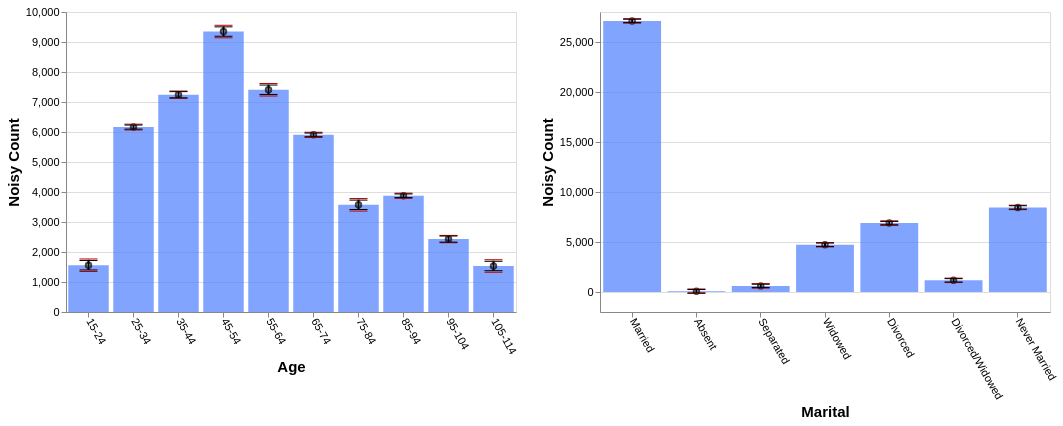

This figure's Vega-Lite source:
### Vega-Lite specification from a JSON file in a GitHub repository (floating-point values rounded to 4 significant figures)
{"config": {"view": {"continuousWidth": 400, "continuousHeight": 300}, "axis": {"labelFontSize": 11, "titleFontSize": 15}, "axisBottom": {"labelAngle": 60}}, "hconcat": [{"layer": [{"mark": "bar", "encoding": {"color": {"value": "transparent"}, "tooltip": [{"aggregate": "sum", "field": "noisy_count", "title": "noisy count", "type": "quantitative"}, {"aggregate": "sum", "field": "noisy_count_prev", "title": "prev count", "type": "quantitative"}, {"aggregate": "sum", "field": "error", "title": "current error", "type": "quantitative"}, {"aggregate": "sum", "field": "error_prev", "title": "prev error", "type": "quantitative"}], "x": {"field": "age", "sort": null, "title": "Age", "type": "ordinal"}}, "height": 300, "selection": {"selector647": {"type": "interval", "encodings": ["x"]}}, "transform": [{"filter": {"selection": "selector648"}}], "width": 450}, {"mark": {"type": "bar", "color": "gray", "opacity": 0}, "encoding": {"x": {"field": "age", "sort": null, "title": "Age", "type": "ordinal"}, "y": {"aggregate": "sum", "field": "noisy_count_prev", "type": "quantitative"}}, "transform": [{"filter": {"selection": "selector648"}}]}, {"mark": {"type": "bar", "color": "#4C7FFF", "opacity": 0.7}, "encoding": {"x": {"field": "age", "sort": null, "title": "Age", "type": "ordinal"}, "y": {"aggregate": "sum", "field": "noisy_count", "type": "quantitative"}}, "transform": [{"filter": {"selection": "selector648"}}]}, {"mark": {"type": "point", "color": "black", "opacity": 0.7}, "encoding": {"x": {"field": "age", "sort": null, "title": "Age", "type": "ordinal"}, "y": {"aggregate": "sum", "field": "noisy_count", "title": "Noisy Count", "type": "quantitative"}}, "transform": [{"filter": {"selection": "selector648"}}]}, {"mark": {"type": "rule", "color": "#B6B6B6", "size": 2, "strokeDash": [3, 3]}, "encoding": {"x": {"field": "age", "sort": null, "title": "Age", "type": "ordinal"}, "y": {"aggregate": "sum", "field": "plus_error_prev_age", "title": "", "type": "quantitative"}, "y2": {"aggregate": "sum", "field": "minus_error_prev_age", "title": ""}}, "transform": [{"filter": {"selection": "selector648"}}]}, {"mark": {"type": "tick", "color": "#B90000", "size": 0, "strokeDash": [1, 1]}, "encoding": {"x": {"field": "age", "sort": null, "title": "Age", "type": "ordinal"}, "y": {"aggregate": "sum", "field": "plus_error_prev_age", "type": "quantitative"}}, "transform": [{"filter": {"selection": "selector648"}}]}, {"mark": {"type": "tick", "color": "#B90000", "size": 0, "strokeDash": [3, 1]}, "encoding": {"x": {"field": "age", "sort": null, "title": "Age", "type": "ordinal"}, "y": {"aggregate": "sum", "field": "minus_error_prev_age", "type": "quantitative"}}, "transform": [{"filter": {"selection": "selector648"}}]}, {"mark": {"type": "rule", "color": "black", "size": 2}, "encoding": {"x": {"field": "age", "sort": null, "title": "Age", "type": "ordinal"}, "y": {"aggregate": "sum", "field": "plus_error", "title": "", "type": "quantitative"}, "y2": {"aggregate": "sum", "field": "minus_error", "title": ""}}, "transform": [{"filter": {"selection": "selector648"}}]}, {"mark": {"type": "tick", "color": "black", "width": 0}, "encoding": {"x": {"field": "age", "sort": null, "title": "Age", "type": "ordinal"}, "y": {"aggregate": "sum", "field": "plus_error", "type": "quantitative"}}, "transform": [{"filter": {"selection": "selector648"}}]}, {"mark": {"type": "tick", "color": "black", "width": 0}, "encoding": {"x": {"field": "age", "sort": null, "title": "Age", "type": "ordinal"}, "y": {"aggregate": "sum", "field": "minus_error", "type": "quantitative"}}, "transform": [{"filter": {"selection": "selector648"}}]}]}, {"layer": [{"mark": "bar", "encoding": {"color": {"value": "transparent"}, "tooltip": [{"aggregate": "sum", "field": "noisy_count", "title": "noisy count", "type": "quantitative"}, {"aggregate": "sum", "field": "noisy_count_prev", "title": "prev count", "type": "quantitative"}, {"aggregate": "sum", "field": "error", "title": "current error", "type": "quantitative"}, {"aggregate": "sum", "field": "error_prev", "title": "prev error", "type": "quantitative"}], "x": {"field": "marital", "sort": null, "title": "Marital", "type": "ordinal"}}, "height": 300, "selection": {"selector648": {"type": "interval", "encodings": ["x"]}}, "transform": [{"filter": {"selection": "selector647"}}], "width": 450}, {"mark": {"type": "bar", "color": "gray", "opacity": 0}, "encoding": {"x": {"field": "marital", "sort": null, "title": "Marital", "type": "ordinal"}, "y": {"aggregate": "sum", "field": "noisy_count_prev", "type": "quantitative"}}, "transform": [{"filter": {"selection": "selector647"}}]}, {"mark": {"type": "bar", "color": "#4C7FFF", "opacity": 0.7}, "encoding": {"x": {"field": "marital", "sort": null, "title": "Marital", "type": "ordinal"}, "y": {"aggregate": "sum", "field": "noisy_count", "type": "quantitative"}}, "transform": [{"filter": {"selection": "selector647"}}]}, {"mark": {"type": "point", "color": "black", "opacity": 0.7}, "encoding": {"x": {"field": "marital", "sort": null, "title": "Marital", "type": "ordinal"}, "y": {"aggregate": "sum", "field": "noisy_count", "title": "Noisy Count", "type": "quantitative"}}, "transform": [{"filter": {"selection": "selector647"}}]}, {"mark": {"type": "rule", "color": "#B6B6B6", "size": 2, "strokeDash": [3, 3]}, "encoding": {"x": {"field": "marital", "sort": null, "title": "Marital", "type": "ordinal"}, "y": {"aggregate": "sum", "field": "plus_error_prev_marital", "title": "", "type": "quantitative"}, "y2": {"aggregate": "sum", "field": "minus_error_prev_marital", "title": ""}}, "transform": [{"filter": {"selection": "selector647"}}]}, {"mark": {"type": "tick", "color": "#B90000", "size": 0, "strokeDash": [1, 1]}, "encoding": {"x": {"field": "marital", "sort": null, "title": "Marital", "type": "ordinal"}, "y": {"aggregate": "sum", "field": "plus_error_prev_marital", "type": "quantitative"}}, "transform": [{"filter": {"selection": "selector647"}}]}, {"mark": {"type": "tick", "color": "#B90000", "size": 0, "strokeDash": [3, 1]}, "encoding": {"x": {"field": "marital", "sort": null, "title": "Marital", "type": "ordinal"}, "y": {"aggregate": "sum", "field": "minus_error_prev_marital", "type": "quantitative"}}, "transform": [{"filter": {"selection": "selector647"}}]}, {"mark": {"type": "rule", "color": "black", "size": 2}, "encoding": {"x": {"field": "marital", "sort": null, "title": "Marital", "type": "ordinal"}, "y": {"aggregate": "sum", "field": "plus_error", "title": "", "type": "quantitative"}, "y2": {"aggregate": "sum", "field": "minus_error", "title": ""}}, "transform": [{"filter": {"selection": "selector647"}}]}, {"mark": {"type": "tick", "color": "black", "width": 0}, "encoding": {"x": {"field": "marital", "sort": null, "title": "Marital", "type": "ordinal"}, "y": {"aggregate": "sum", "field": "plus_error", "type": "quantitative"}}, "transform": [{"filter": {"selection": "selector647"}}]}, {"mark": {"type": "tick", "color": "black", "width": 0}, "encoding": {"x": {"field": "marital", "sort": null, "title": "Marital", "type": "ordinal"}, "y": {"aggregate": "sum", "field": "minus_error", "type": "quantitative"}}, "transform": [{"filter": {"selection": "selector647"}}]}]}], "data": {"name": "data-e8be103cd24810bd939ff7fc828c54bb"}, "$schema": "https://vega.github.io/schema/vega-lite/v4.17.0.json", "datasets": {"data-e8be103cd24810bd939ff7fc828c54bb": [{"age": "15-24", "marital": "Married", "noisy_count": 302.7, "true_count": 295.0, "plus_error": 325.1, "minus_error": 280.4, "error": 22.4, "noisy_count_prev": 307.4, "true_count_prev": 295.0, "plus_error_prev": 337.2, "minus_error_prev": 277.6, "error_prev": 29.8, "plus_error_prev_age": 338.8, "minus_error_prev_age": 279.2, "plus_error_prev_marital": 338.5, "minus_error_prev_marital": 278.9}, {"age": "15-24", "marital": "Absent", "noisy_count": 5.9, "true_count": 13.0, "plus_error": 28.2, "minus_error": -16.5, "error": 22.4, "noisy_count_prev": -0.9, "true_count_prev": 13.0, "plus_error_prev": 28.9, "minus_error_prev": -30.7, "error_prev": 29.8, "plus_error_prev_age": 30.54, "minus_error_prev_age": -29.06, "plus_error_prev_marital": 29.87, "minus_error_prev_marital": -29.73}, {"age": "15-24", "marital": "Separated", "noisy_count": 4.6, "true_count": 18.0, "plus_error": 27.0, "minus_error": -17.7, "error": 22.4, "noisy_count_prev": 2.5, "true_count_prev": 18.0, "plus_error_prev": 32.3, "minus_error_prev": -27.3, "error_prev": 29.8, "plus_error_prev_age": 33.94, "minus_error_prev_age": -25.66, "plus_error_prev_marital": 33.58, "minus_error_prev_marital": -26.02}, {"age": "15-24", "marital": "Widowed", "noisy_count": 5.2, "true_count": 2.0, "plus_error": 27.5, "minus_error": -17.2, "error": 22.4, "noisy_count_prev": 27.4, "true_count_prev": 2.0, "plus_error_prev": 57.2, "minus_error_prev": -2.4, "error_prev": 29.8, "plus_error_prev_age": 58.84, "minus_error_prev_age": -0.7571, "plus_error_prev_marital": 54.05, "minus_error_prev_marital": -5.55}, {"age": "15-24", "marital": "Divorced", "noisy_count": 116.6, "true_count": 22.0, "plus_error": 139.0, "minus_error": 94.2, "error": 22.4, "noisy_count_prev": 101.4, "true_count_prev": 22.0, "plus_error_prev": 131.2, "minus_error_prev": 71.6, "error_prev": 29.8, "plus_error_prev_age": 132.8, "minus_error_prev_age": 73.24, "plus_error_prev_marital": 127.1, "minus_error_prev_marital": 67.5}, {"age": "15-24", "marital": "Divorced/Widowed", "noisy_count": -37.0, "true_count": 16.0, "plus_error": -14.6, "minus_error": -59.4, "error": 22.4, "noisy_count_prev": -37.9, "true_count_prev": 16.0, "plus_error_prev": -8.1, "minus_error_prev": -67.7, "error_prev": 29.8, "plus_error_prev_age": -6.457, "minus_error_prev_age": -66.06, "plus_error_prev_marital": -15.18, "minus_error_prev_marital": -74.78}, {"age": "15-24", "marital": "Never Married", "noisy_count": 1161.0, "true_count": 1190.0, "plus_error": 1183.0, "minus_error": 1138.0, "error": 22.4, "noisy_count_prev": 1147.0, "true_count_prev": 1190.0, "plus_error_prev": 1177.0, "minus_error_prev": 1117.0, "error_prev": 29.8, "plus_error_prev_age": 1179.0, "minus_error_prev_age": 1119.0, "plus_error_prev_marital": 1177.0, "minus_error_prev_marital": 1117.0}, {"age": "25-34", "marital": "Married", "noisy_count": 2768.0, "true_count": 2764.0, "plus_error": 2777.0, "minus_error": 2758.0, "error": 9.7, "noisy_count_prev": 2771.0, "true_count_prev": 2764.0, "plus_error_prev": 2785.0, "minus_error_prev": 2757.0, "error_prev": 13.8, "plus_error_prev_age": 2784.0, "minus_error_prev_age": 2756.0, "plus_error_prev_marital": 2786.0, "minus_error_prev_marital": 2759.0}, {"age": "25-34", "marital": "Absent", "noisy_count": 8.0, "true_count": 33.0, "plus_error": 17.7, "minus_error": -1.7, "error": 9.7, "noisy_count_prev": 7.4, "true_count_prev": 33.0, "plus_error_prev": 21.2, "minus_error_prev": -6.4, "error_prev": 13.8, "plus_error_prev_age": 19.99, "minus_error_prev_age": -7.614, "plus_error_prev_marital": 22.17, "minus_error_prev_marital": -5.43}, {"age": "25-34", "marital": "Separated", "noisy_count": 43.2, "true_count": 77.0, "plus_error": 52.9, "minus_error": 33.5, "error": 9.7, "noisy_count_prev": 43.3, "true_count_prev": 77.0, "plus_error_prev": 57.1, "minus_error_prev": 29.5, "error_prev": 13.8, "plus_error_prev_age": 55.89, "minus_error_prev_age": 28.29, "plus_error_prev_marital": 58.38, "minus_error_prev_marital": 30.78}, {"age": "25-34", "marital": "Widowed", "noisy_count": 32.6, "true_count": 11.0, "plus_error": 42.3, "minus_error": 22.9, "error": 9.7, "noisy_count_prev": 32.0, "true_count_prev": 11.0, "plus_error_prev": 45.8, "minus_error_prev": 18.2, "error_prev": 13.8, "plus_error_prev_age": 44.59, "minus_error_prev_age": 16.99, "plus_error_prev_marital": 42.65, "minus_error_prev_marital": 15.05}, {"age": "25-34", "marital": "Divorced", "noisy_count": 365.3, "true_count": 372.0, "plus_error": 375.0, "minus_error": 355.6, "error": 9.7, "noisy_count_prev": 362.7, "true_count_prev": 372.0, "plus_error_prev": 376.5, "minus_error_prev": 348.9, "error_prev": 13.8, "plus_error_prev_age": 375.3, "minus_error_prev_age": 347.7, "plus_error_prev_marital": 372.4, "minus_error_prev_marital": 344.8}, {"age": "25-34", "marital": "Divorced/Widowed", "noisy_count": 226.4, "true_count": 189.0, "plus_error": 236.1, "minus_error": 216.7, "error": 9.7, "noisy_count_prev": 228.6, "true_count_prev": 189.0, "plus_error_prev": 242.4, "minus_error_prev": 214.8, "error_prev": 13.8, "plus_error_prev_age": 241.2, "minus_error_prev_age": 213.6, "plus_error_prev_marital": 235.3, "minus_error_prev_marital": 207.7}, {"age": "25-34", "marital": "Never Married", "noisy_count": 2721.0, "true_count": 2691.0, "plus_error": 2731.0, "minus_error": 2711.0, "error": 9.7, "noisy_count_prev": 2727.0, "true_count_prev": 2691.0, "plus_error_prev": 2741.0, "minus_error_prev": 2714.0, "error_prev": 13.8, "plus_error_prev_age": 2740.0, "minus_error_prev_age": 2712.0, "plus_error_prev_marital": 2741.0, "minus_error_prev_marital": 2714.0}, {"age": "35-44", "marital": "Married", "noisy_count": 4258.0, "true_count": 4273.0, "plus_error": 4272.0, "minus_error": 4243.0, "error": 14.6, "noisy_count_prev": 4255.0, "true_count_prev": 4273.0, "plus_error_prev": 4272.0, "minus_error_prev": 4238.0, "error_prev": 17.4, "plus_error_prev_age": 4270.0, "minus_error_prev_age": 4235.0, "plus_error_prev_marital": 4274.0, "minus_error_prev_marital": 4239.0}, {"age": "35-44", "marital": "Absent", "noisy_count": 58.7, "true_count": 31.0, "plus_error": 73.3, "minus_error": 44.1, "error": 14.6, "noisy_count_prev": 46.9, "true_count_prev": 31.0, "plus_error_prev": 64.3, "minus_error_prev": 29.4, "error_prev": 17.4, "plus_error_prev_age": 62.13, "minus_error_prev_age": 27.23, "plus_error_prev_marital": 65.27, "minus_error_prev_marital": 30.37}, {"age": "35-44", "marital": "Separated", "noisy_count": 154.1, "true_count": 96.0, "plus_error": 168.7, "minus_error": 139.5, "error": 14.6, "noisy_count_prev": 144.6, "true_count_prev": 96.0, "plus_error_prev": 162.0, "minus_error_prev": 127.1, "error_prev": 17.4, "plus_error_prev_age": 159.8, "minus_error_prev_age": 124.9, "plus_error_prev_marital": 163.3, "minus_error_prev_marital": 128.4}, {"age": "35-44", "marital": "Widowed", "noisy_count": -2.5, "true_count": 57.0, "plus_error": 12.1, "minus_error": -17.1, "error": 14.6, "noisy_count_prev": 6.3, "true_count_prev": 57.0, "plus_error_prev": 23.8, "minus_error_prev": -11.1, "error_prev": 17.4, "plus_error_prev_age": 21.63, "minus_error_prev_age": -13.27, "plus_error_prev_marital": 20.65, "minus_error_prev_marital": -14.25}, {"age": "35-44", "marital": "Divorced", "noisy_count": 925.8, "true_count": 905.0, "plus_error": 940.4, "minus_error": 911.2, "error": 14.6, "noisy_count_prev": 928.0, "true_count_prev": 905.0, "plus_error_prev": 945.4, "minus_error_prev": 910.5, "error_prev": 17.4, "plus_error_prev_age": 943.2, "minus_error_prev_age": 908.3, "plus_error_prev_marital": 941.3, "minus_error_prev_marital": 906.4}, {"age": "35-44", "marital": "Divorced/Widowed", "noisy_count": 245.5, "true_count": 286.0, "plus_error": 260.1, "minus_error": 230.9, "error": 14.6, "noisy_count_prev": 251.8, "true_count_prev": 286.0, "plus_error_prev": 269.3, "minus_error_prev": 234.4, "error_prev": 17.4, "plus_error_prev_age": 267.1, "minus_error_prev_age": 232.2, "plus_error_prev_marital": 262.2, "minus_error_prev_marital": 227.3}, {"age": "35-44", "marital": "Never Married", "noisy_count": 1604.0, "true_count": 1684.0, "plus_error": 1618.0, "minus_error": 1589.0, "error": 14.6, "noisy_count_prev": 1626.0, "true_count_prev": 1684.0, "plus_error_prev": 1643.0, "minus_error_prev": 1608.0, "error_prev": 17.4, "plus_error_prev_age": 1641.0, "minus_error_prev_age": 1606.0, "plus_error_prev_marital": 1643.0, "minus_error_prev_marital": 1609.0}, {"age": "45-54", "marital": "Married", "noisy_count": 5474.0, "true_count": 5589.0, "plus_error": 5496.0, "minus_error": 5451.0, "error": 22.4, "noisy_count_prev": 5462.0, "true_count_prev": 5589.0, "plus_error_prev": 5492.0, "minus_error_prev": 5432.0, "error_prev": 29.8, "plus_error_prev_age": 5495.0, "minus_error_prev_age": 5435.0, "plus_error_prev_marital": 5493.0, "minus_error_prev_marital": 5433.0}, {"age": "45-54", "marital": "Absent", "noisy_count": 37.8, "true_count": 27.0, "plus_error": 60.1, "minus_error": 15.4, "error": 22.4, "noisy_count_prev": 25.0, "true_count_prev": 27.0, "plus_error_prev": 54.8, "minus_error_prev": -4.8, "error_prev": 29.8, "plus_error_prev_age": 57.57, "minus_error_prev_age": -2.029, "plus_error_prev_marital": 55.77, "minus_error_prev_marital": -3.83}, {"age": "45-54", "marital": "Separated", "noisy_count": 183.0, "true_count": 156.0, "plus_error": 205.3, "minus_error": 160.6, "error": 22.4, "noisy_count_prev": 172.6, "true_count_prev": 156.0, "plus_error_prev": 202.4, "minus_error_prev": 142.8, "error_prev": 29.8, "plus_error_prev_age": 205.2, "minus_error_prev_age": 145.6, "plus_error_prev_marital": 203.7, "minus_error_prev_marital": 144.1}, {"age": "45-54", "marital": "Widowed", "noisy_count": 102.4, "true_count": 143.0, "plus_error": 124.8, "minus_error": 80.0, "error": 22.4, "noisy_count_prev": 106.1, "true_count_prev": 143.0, "plus_error_prev": 136.0, "minus_error_prev": 76.3, "error_prev": 29.8, "plus_error_prev_age": 138.8, "minus_error_prev_age": 79.07, "plus_error_prev_marital": 132.8, "minus_error_prev_marital": 73.15}, {"age": "45-54", "marital": "Divorced", "noisy_count": 1805.0, "true_count": 1715.0, "plus_error": 1828.0, "minus_error": 1783.0, "error": 22.4, "noisy_count_prev": 1812.0, "true_count_prev": 1715.0, "plus_error_prev": 1842.0, "minus_error_prev": 1782.0, "error_prev": 29.8, "plus_error_prev_age": 1845.0, "minus_error_prev_age": 1785.0, "plus_error_prev_marital": 1838.0, "minus_error_prev_marital": 1778.0}, {"age": "45-54", "marital": "Divorced/Widowed", "noisy_count": 328.6, "true_count": 379.0, "plus_error": 350.9, "minus_error": 306.2, "error": 22.4, "noisy_count_prev": 347.2, "true_count_prev": 379.0, "plus_error_prev": 377.0, "minus_error_prev": 317.4, "error_prev": 29.8, "plus_error_prev_age": 379.8, "minus_error_prev_age": 320.2, "plus_error_prev_marital": 369.9, "minus_error_prev_marital": 310.3}, {"age": "45-54", "marital": "Never Married", "noisy_count": 1418.0, "true_count": 1324.0, "plus_error": 1440.0, "minus_error": 1396.0, "error": 22.4, "noisy_count_prev": 1404.0, "true_count_prev": 1324.0, "plus_error_prev": 1434.0, "minus_error_prev": 1374.0, "error_prev": 29.8, "plus_error_prev_age": 1437.0, "minus_error_prev_age": 1377.0, "plus_error_prev_marital": 1434.0, "minus_error_prev_marital": 1374.0}, {"age": "55-64", "marital": "Married", "noisy_count": 4551.0, "true_count": 4513.0, "plus_error": 4574.0, "minus_error": 4529.0, "error": 22.4, "noisy_count_prev": 4558.0, "true_count_prev": 4513.0, "plus_error_prev": 4588.0, "minus_error_prev": 4528.0, "error_prev": 29.8, "plus_error_prev_age": 4583.0, "minus_error_prev_age": 4523.0, "plus_error_prev_marital": 4589.0, "minus_error_prev_marital": 4530.0}, {"age": "55-64", "marital": "Absent", "noisy_count": 55.5, "true_count": 10.0, "plus_error": 77.9, "minus_error": 33.2, "error": 22.4, "noisy_count_prev": 45.5, "true_count_prev": 10.0, "plus_error_prev": 75.3, "minus_error_prev": 15.7, "error_prev": 29.8, "plus_error_prev_age": 70.37, "minus_error_prev_age": 10.77, "plus_error_prev_marital": 76.27, "minus_error_prev_marital": 16.67}, {"age": "55-64", "marital": "Separated", "noisy_count": 29.0, "true_count": 106.0, "plus_error": 51.4, "minus_error": 6.7, "error": 22.4, "noisy_count_prev": 30.8, "true_count_prev": 106.0, "plus_error_prev": 60.6, "minus_error_prev": 1.0, "error_prev": 29.8, "plus_error_prev_age": 55.67, "minus_error_prev_age": -3.929, "plus_error_prev_marital": 61.88, "minus_error_prev_marital": 2.28}, {"age": "55-64", "marital": "Widowed", "noisy_count": 226.4, "true_count": 210.0, "plus_error": 248.7, "minus_error": 204.0, "error": 22.4, "noisy_count_prev": 226.8, "true_count_prev": 210.0, "plus_error_prev": 256.6, "minus_error_prev": 197.0, "error_prev": 29.8, "plus_error_prev_age": 251.7, "minus_error_prev_age": 192.1, "plus_error_prev_marital": 253.5, "minus_error_prev_marital": 193.8}, {"age": "55-64", "marital": "Divorced", "noisy_count": 1532.0, "true_count": 1509.0, "plus_error": 1554.0, "minus_error": 1510.0, "error": 22.4, "noisy_count_prev": 1541.0, "true_count_prev": 1509.0, "plus_error_prev": 1570.0, "minus_error_prev": 1511.0, "error_prev": 29.8, "plus_error_prev_age": 1566.0, "minus_error_prev_age": 1506.0, "plus_error_prev_marital": 1566.0, "minus_error_prev_marital": 1507.0}, {"age": "55-64", "marital": "Divorced/Widowed", "noisy_count": 291.0, "true_count": 241.0, "plus_error": 313.3, "minus_error": 268.6, "error": 22.4, "noisy_count_prev": 306.2, "true_count_prev": 241.0, "plus_error_prev": 336.1, "minus_error_prev": 276.4, "error_prev": 29.8, "plus_error_prev_age": 331.2, "minus_error_prev_age": 271.5, "plus_error_prev_marital": 329.0, "minus_error_prev_marital": 269.3}, {"age": "55-64", "marital": "Never Married", "noisy_count": 723.8, "true_count": 730.0, "plus_error": 746.2, "minus_error": 701.5, "error": 22.4, "noisy_count_prev": 735.1, "true_count_prev": 730.0, "plus_error_prev": 765.0, "minus_error_prev": 705.3, "error_prev": 29.8, "plus_error_prev_age": 760.1, "minus_error_prev_age": 700.4, "plus_error_prev_marital": 765.0, "minus_error_prev_marital": 705.3}, {"age": "65-74", "marital": "Married", "noisy_count": 3657.0, "true_count": 3666.0, "plus_error": 3666.0, "minus_error": 3649.0, "error": 8.7, "noisy_count_prev": 3661.0, "true_count_prev": 3666.0, "plus_error_prev": 3674.0, "minus_error_prev": 3649.0, "error_prev": 12.4, "plus_error_prev_age": 3673.0, "minus_error_prev_age": 3648.0, "plus_error_prev_marital": 3675.0, "minus_error_prev_marital": 3650.0}, {"age": "65-74", "marital": "Absent", "noisy_count": 46.2, "true_count": 1.0, "plus_error": 54.9, "minus_error": 37.5, "error": 8.7, "noisy_count_prev": 47.6, "true_count_prev": 1.0, "plus_error_prev": 60.0, "minus_error_prev": 35.2, "error_prev": 12.4, "plus_error_prev_age": 59.69, "minus_error_prev_age": 34.89, "plus_error_prev_marital": 60.97, "minus_error_prev_marital": 36.17}, {"age": "65-74", "marital": "Separated", "noisy_count": 57.9, "true_count": 84.0, "plus_error": 66.5, "minus_error": 49.2, "error": 8.7, "noisy_count_prev": 54.0, "true_count_prev": 84.0, "plus_error_prev": 66.5, "minus_error_prev": 41.6, "error_prev": 12.4, "plus_error_prev_age": 66.19, "minus_error_prev_age": 41.29, "plus_error_prev_marital": 67.78, "minus_error_prev_marital": 42.88}, {"age": "65-74", "marital": "Widowed", "noisy_count": 425.7, "true_count": 406.0, "plus_error": 434.4, "minus_error": 417.0, "error": 8.7, "noisy_count_prev": 422.6, "true_count_prev": 406.0, "plus_error_prev": 435.0, "minus_error_prev": 410.2, "error_prev": 12.4, "plus_error_prev_age": 434.7, "minus_error_prev_age": 409.9, "plus_error_prev_marital": 431.9, "minus_error_prev_marital": 407.1}, {"age": "65-74", "marital": "Divorced", "noisy_count": 1181.0, "true_count": 1161.0, "plus_error": 1190.0, "minus_error": 1172.0, "error": 8.7, "noisy_count_prev": 1181.0, "true_count_prev": 1161.0, "plus_error_prev": 1194.0, "minus_error_prev": 1169.0, "error_prev": 12.4, "plus_error_prev_age": 1193.0, "minus_error_prev_age": 1169.0, "plus_error_prev_marital": 1190.0, "minus_error_prev_marital": 1165.0}, {"age": "65-74", "marital": "Divorced/Widowed", "noisy_count": 128.2, "true_count": 150.0, "plus_error": 136.9, "minus_error": 119.5, "error": 8.7, "noisy_count_prev": 129.5, "true_count_prev": 150.0, "plus_error_prev": 141.9, "minus_error_prev": 117.1, "error_prev": 12.4, "plus_error_prev_age": 141.6, "minus_error_prev_age": 116.8, "plus_error_prev_marital": 134.8, "minus_error_prev_marital": 110.0}, {"age": "65-74", "marital": "Never Married", "noisy_count": 408.5, "true_count": 399.0, "plus_error": 417.2, "minus_error": 399.8, "error": 8.7, "noisy_count_prev": 410.7, "true_count_prev": 399.0, "plus_error_prev": 423.1, "minus_error_prev": 398.3, "error_prev": 12.4, "plus_error_prev_age": 422.8, "minus_error_prev_age": 398.0, "plus_error_prev_marital": 423.1, "minus_error_prev_marital": 398.3}, {"age": "75-84", "marital": "Married", "noisy_count": 2373.0, "true_count": 2360.0, "plus_error": 2395.0, "minus_error": 2350.0, "error": 22.4, "noisy_count_prev": 2364.0, "true_count_prev": 2360.0, "plus_error_prev": 2394.0, "minus_error_prev": 2334.0, "error_prev": 29.8, "plus_error_prev_age": 2391.0, "minus_error_prev_age": 2331.0, "plus_error_prev_marital": 2395.0, "minus_error_prev_marital": 2335.0}, {"age": "75-84", "marital": "Absent", "noisy_count": -4.8, "true_count": 2.0, "plus_error": 17.6, "minus_error": -27.1, "error": 22.4, "noisy_count_prev": 6.0, "true_count_prev": 2.0, "plus_error_prev": 35.8, "minus_error_prev": -23.8, "error_prev": 29.8, "plus_error_prev_age": 33.16, "minus_error_prev_age": -26.44, "plus_error_prev_marital": 36.77, "minus_error_prev_marital": -22.83}, {"age": "75-84", "marital": "Separated", "noisy_count": -63.3, "true_count": 56.0, "plus_error": -41.0, "minus_error": -85.7, "error": 22.4, "noisy_count_prev": -67.5, "true_count_prev": 56.0, "plus_error_prev": -37.7, "minus_error_prev": -97.4, "error_prev": 29.8, "plus_error_prev_age": -40.34, "minus_error_prev_age": -100.0, "plus_error_prev_marital": -36.42, "minus_error_prev_marital": -96.12}, {"age": "75-84", "marital": "Widowed", "noisy_count": 638.9, "true_count": 638.0, "plus_error": 661.3, "minus_error": 616.6, "error": 22.4, "noisy_count_prev": 639.3, "true_count_prev": 638.0, "plus_error_prev": 669.1, "minus_error_prev": 609.5, "error_prev": 29.8, "plus_error_prev_age": 666.5, "minus_error_prev_age": 606.9, "plus_error_prev_marital": 666.0, "minus_error_prev_marital": 606.4}, {"age": "75-84", "marital": "Divorced", "noisy_count": 434.9, "true_count": 592.0, "plus_error": 457.3, "minus_error": 412.5, "error": 22.4, "noisy_count_prev": 460.3, "true_count_prev": 592.0, "plus_error_prev": 490.1, "minus_error_prev": 430.5, "error_prev": 29.8, "plus_error_prev_age": 487.5, "minus_error_prev_age": 427.9, "plus_error_prev_marital": 486.0, "minus_error_prev_marital": 426.4}, {"age": "75-84", "marital": "Divorced/Widowed", "noisy_count": 56.3, "true_count": 72.0, "plus_error": 78.6, "minus_error": 33.9, "error": 22.4, "noisy_count_prev": 63.6, "true_count_prev": 72.0, "plus_error_prev": 93.4, "minus_error_prev": 33.8, "error_prev": 29.8, "plus_error_prev_age": 90.76, "minus_error_prev_age": 31.16, "plus_error_prev_marital": 86.32, "minus_error_prev_marital": 26.72}, {"age": "75-84", "marital": "Never Married", "noisy_count": 138.6, "true_count": 189.0, "plus_error": 161.0, "minus_error": 116.3, "error": 22.4, "noisy_count_prev": 126.3, "true_count_prev": 189.0, "plus_error_prev": 156.1, "minus_error_prev": 96.4, "error_prev": 29.8, "plus_error_prev_age": 153.5, "minus_error_prev_age": 93.76, "plus_error_prev_marital": 156.1, "minus_error_prev_marital": 96.42}, {"age": "85-94", "marital": "Married", "noisy_count": 2141.0, "true_count": 2152.0, "plus_error": 2150.0, "minus_error": 2132.0, "error": 8.6, "noisy_count_prev": 2145.0, "true_count_prev": 2152.0, "plus_error_prev": 2157.0, "minus_error_prev": 2132.0, "error_prev": 12.3, "plus_error_prev_age": 2158.0, "minus_error_prev_age": 2133.0, "plus_error_prev_marital": 2158.0, "minus_error_prev_marital": 2134.0}, {"age": "85-94", "marital": "Absent", "noisy_count": -15.5, "true_count": 0.0, "plus_error": -7.0, "minus_error": -24.1, "error": 8.6, "noisy_count_prev": -20.7, "true_count_prev": 0.0, "plus_error_prev": -8.4, "minus_error_prev": -33.0, "error_prev": 12.3, "plus_error_prev_age": -7.857, "minus_error_prev_age": -32.46, "plus_error_prev_marital": -7.43, "minus_error_prev_marital": -32.03}, {"age": "85-94", "marital": "Separated", "noisy_count": 55.1, "true_count": 52.0, "plus_error": 63.7, "minus_error": 46.6, "error": 8.6, "noisy_count_prev": 50.3, "true_count_prev": 52.0, "plus_error_prev": 62.6, "minus_error_prev": 38.0, "error_prev": 12.3, "plus_error_prev_age": 63.14, "minus_error_prev_age": 38.54, "plus_error_prev_marital": 63.88, "minus_error_prev_marital": 39.28}, {"age": "85-94", "marital": "Widowed", "noisy_count": 1213.0, "true_count": 1211.0, "plus_error": 1221.0, "minus_error": 1204.0, "error": 8.6, "noisy_count_prev": 1213.0, "true_count_prev": 1211.0, "plus_error_prev": 1226.0, "minus_error_prev": 1201.0, "error_prev": 12.3, "plus_error_prev_age": 1226.0, "minus_error_prev_age": 1202.0, "plus_error_prev_marital": 1223.0, "minus_error_prev_marital": 1198.0}, {"age": "85-94", "marital": "Divorced", "noisy_count": 387.8, "true_count": 390.0, "plus_error": 396.4, "minus_error": 379.2, "error": 8.6, "noisy_count_prev": 387.0, "true_count_prev": 390.0, "plus_error_prev": 399.3, "minus_error_prev": 374.8, "error_prev": 12.3, "plus_error_prev_age": 399.8, "minus_error_prev_age": 375.3, "plus_error_prev_marital": 395.2, "minus_error_prev_marital": 370.7}, {"age": "85-94", "marital": "Divorced/Widowed", "noisy_count": -84.8, "true_count": 50.0, "plus_error": -76.2, "minus_error": -93.4, "error": 8.6, "noisy_count_prev": -82.4, "true_count_prev": 50.0, "plus_error_prev": -70.1, "minus_error_prev": -94.7, "error_prev": 12.3, "plus_error_prev_age": -69.56, "minus_error_prev_age": -94.16, "plus_error_prev_marital": -77.18, "minus_error_prev_marital": -101.8}, {"age": "85-94", "marital": "Never Married", "noisy_count": 178.3, "true_count": 182.0, "plus_error": 186.9, "minus_error": 169.7, "error": 8.6, "noisy_count_prev": 178.6, "true_count_prev": 182.0, "plus_error_prev": 190.9, "minus_error_prev": 166.4, "error_prev": 12.3, "plus_error_prev_age": 191.4, "minus_error_prev_age": 166.9, "plus_error_prev_marital": 190.9, "minus_error_prev_marital": 166.4}, {"age": "95-104", "marital": "Married", "noisy_count": 1089.0, "true_count": 1055.0, "plus_error": 1104.0, "minus_error": 1074.0, "error": 14.6, "noisy_count_prev": 1081.0, "true_count_prev": 1055.0, "plus_error_prev": 1098.0, "minus_error_prev": 1064.0, "error_prev": 17.4, "plus_error_prev_age": 1094.0, "minus_error_prev_age": 1059.0, "plus_error_prev_marital": 1100.0, "minus_error_prev_marital": 1065.0}, {"age": "95-104", "marital": "Absent", "noisy_count": -74.8, "true_count": 0.0, "plus_error": -60.2, "minus_error": -89.4, "error": 14.6, "noisy_count_prev": -49.5, "true_count_prev": 0.0, "plus_error_prev": -32.1, "minus_error_prev": -67.0, "error_prev": 17.4, "plus_error_prev_age": -36.71, "minus_error_prev_age": -71.61, "plus_error_prev_marital": -31.13, "minus_error_prev_marital": -66.03}, {"age": "95-104", "marital": "Separated", "noisy_count": 42.5, "true_count": 41.0, "plus_error": 57.1, "minus_error": 27.9, "error": 14.6, "noisy_count_prev": 36.9, "true_count_prev": 41.0, "plus_error_prev": 54.4, "minus_error_prev": 19.5, "error_prev": 17.4, "plus_error_prev_age": 49.79, "minus_error_prev_age": 14.89, "plus_error_prev_marital": 55.68, "minus_error_prev_marital": 20.78}, {"age": "95-104", "marital": "Widowed", "noisy_count": 1160.0, "true_count": 1174.0, "plus_error": 1175.0, "minus_error": 1146.0, "error": 14.6, "noisy_count_prev": 1161.0, "true_count_prev": 1174.0, "plus_error_prev": 1178.0, "minus_error_prev": 1143.0, "error_prev": 17.4, "plus_error_prev_age": 1174.0, "minus_error_prev_age": 1139.0, "plus_error_prev_marital": 1175.0, "minus_error_prev_marital": 1140.0}, {"age": "95-104", "marital": "Divorced", "noisy_count": 112.0, "true_count": 140.0, "plus_error": 126.6, "minus_error": 97.4, "error": 14.6, "noisy_count_prev": 121.8, "true_count_prev": 140.0, "plus_error_prev": 139.2, "minus_error_prev": 104.3, "error_prev": 17.4, "plus_error_prev_age": 134.6, "minus_error_prev_age": 99.69, "plus_error_prev_marital": 135.1, "minus_error_prev_marital": 100.2}, {"age": "95-104", "marital": "Divorced/Widowed", "noisy_count": 41.9, "true_count": 16.0, "plus_error": 56.5, "minus_error": 27.3, "error": 14.6, "noisy_count_prev": 47.4, "true_count_prev": 16.0, "plus_error_prev": 64.9, "minus_error_prev": 30.0, "error_prev": 17.4, "plus_error_prev_age": 60.29, "minus_error_prev_age": 25.39, "plus_error_prev_marital": 57.82, "minus_error_prev_marital": 22.92}, {"age": "95-104", "marital": "Never Married", "noisy_count": 60.0, "true_count": 119.0, "plus_error": 74.6, "minus_error": 45.4, "error": 14.6, "noisy_count_prev": 64.8, "true_count_prev": 119.0, "plus_error_prev": 82.3, "minus_error_prev": 47.4, "error_prev": 17.4, "plus_error_prev_age": 77.69, "minus_error_prev_age": 42.79, "plus_error_prev_marital": 82.32, "minus_error_prev_marital": 47.42}, {"age": "105-114", "marital": "Married", "noisy_count": 497.3, "true_count": 398.0, "plus_error": 519.7, "minus_error": 475.0, "error": 22.4, "noisy_count_prev": 493.4, "true_count_prev": 398.0, "plus_error_prev": 523.2, "minus_error_prev": 463.5, "error_prev": 29.8, "plus_error_prev_age": 518.7, "minus_error_prev_age": 459.0, "plus_error_prev_marital": 524.5, "minus_error_prev_marital": 464.8}, {"age": "105-114", "marital": "Absent", "noisy_count": -38.6, "true_count": 0.0, "plus_error": -16.3, "minus_error": -61.0, "error": 22.4, "noisy_count_prev": -38.6, "true_count_prev": 0.0, "plus_error_prev": -8.7, "minus_error_prev": -68.4, "error_prev": 29.8, "plus_error_prev_age": -13.2, "minus_error_prev_age": -72.9, "plus_error_prev_marital": -7.73, "minus_error_prev_marital": -67.43}, {"age": "105-114", "marital": "Separated", "noisy_count": 106.0, "true_count": 25.0, "plus_error": 128.4, "minus_error": 83.7, "error": 22.4, "noisy_count_prev": 131.8, "true_count_prev": 25.0, "plus_error_prev": 161.6, "minus_error_prev": 102.0, "error_prev": 29.8, "plus_error_prev_age": 157.1, "minus_error_prev_age": 97.5, "plus_error_prev_marital": 162.9, "minus_error_prev_marital": 103.3}, {"age": "105-114", "marital": "Widowed", "noisy_count": 922.8, "true_count": 881.0, "plus_error": 945.1, "minus_error": 900.4, "error": 22.4, "noisy_count_prev": 921.4, "true_count_prev": 881.0, "plus_error_prev": 951.2, "minus_error_prev": 891.6, "error_prev": 29.8, "plus_error_prev_age": 946.7, "minus_error_prev_age": 887.1, "plus_error_prev_marital": 948.1, "minus_error_prev_marital": 888.5}, {"age": "105-114", "marital": "Divorced", "noisy_count": 29.6, "true_count": 44.0, "plus_error": 51.9, "minus_error": 7.2, "error": 22.4, "noisy_count_prev": 35.5, "true_count_prev": 44.0, "plus_error_prev": 65.4, "minus_error_prev": 5.7, "error_prev": 29.8, "plus_error_prev_age": 60.9, "minus_error_prev_age": 1.2, "plus_error_prev_marital": 61.3, "minus_error_prev_marital": 1.6}, {"age": "105-114", "marital": "Divorced/Widowed", "noisy_count": -29.1, "true_count": 4.0, "plus_error": -6.7, "minus_error": -51.4, "error": 22.4, "noisy_count_prev": -16.2, "true_count_prev": 4.0, "plus_error_prev": 13.6, "minus_error_prev": -46.0, "error_prev": 29.8, "plus_error_prev_age": 9.1, "minus_error_prev_age": -50.5, "plus_error_prev_marital": 6.52, "minus_error_prev_marital": -53.08}, {"age": "105-114", "marital": "Never Married", "noisy_count": 45.5, "true_count": 49.0, "plus_error": 67.9, "minus_error": 23.1, "error": 22.4, "noisy_count_prev": 37.7, "true_count_prev": 49.0, "plus_error_prev": 67.5, "minus_error_prev": 7.9, "error_prev": 29.8, "plus_error_prev_age": 63.0, "minus_error_prev_age": 3.4, "plus_error_prev_marital": 67.52, "minus_error_prev_marital": 7.92}]}}
